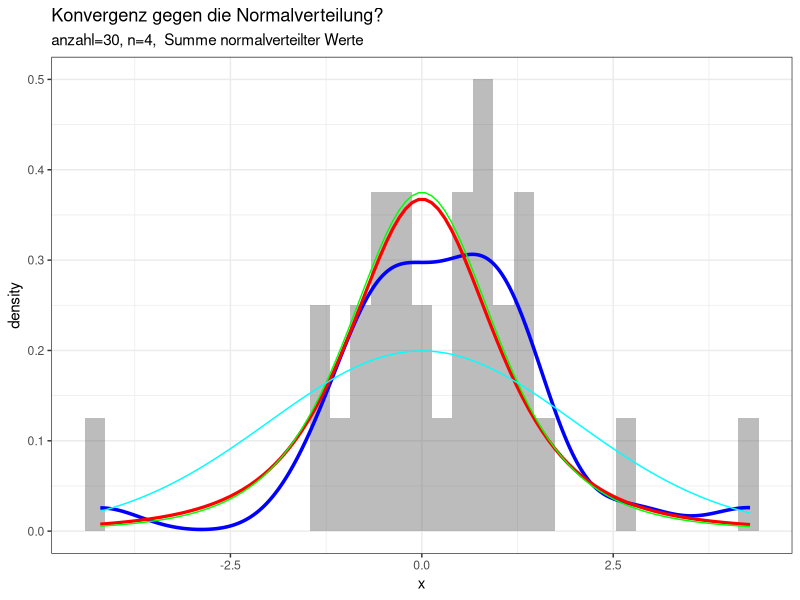

This figure's R source:
# J. Willms, August 2019
# Programmierung für statistische Datenanalyse
#
# Quelltexte: Fallstudie 3: Visualisierung mit ggplot3 (Kapitel 6)
# Ergänzungen

library(ggplot2)
#___________________________________________________________________________
## t-Verteilung mit n-1 Freiheitsgraden: 
## x "normierter" Mittelwert der Summe von iid mit  Mittelwert 0 und unbekannte Varianz
##      Bei der "Normierung" wurde statt der unbekannten Varianz, die durch
#       sd() geschätzte Streuung nutzt
## DANN: mean(x)/sd(x) * sqrt(length(x)) ist t-verteilt mit n-1 Freiheitsgraden

# n: Anzahl der Freiheitsgrade

rnormalMean <- function(n, sd=1) {
  x <- rnorm(n, sd=sd)
  return ( mean(x)/sd(x) * sqrt(length(x)))  
}


zeichne4 <- function(df,xsigma, n){ 
  supStr <- sprintf("anzahl=%d, n=%d,  Summe normalverteilter Werte", length(df$x), as.integer(n)) 
  p <- ggplot(df, aes(x)) +
    geom_histogram(aes(x, stat(density)), binwidth=xsigma/15, alpha=0.4)+
    geom_density(color="blue", size =1.2) +
    labs(title = "Konvergenz gegen die Normalverteilung?", subtitle = supStr) +
    stat_function(fun = dt, args= list(df=n-1), 
                  colour = "red", size = 1.1)+
    stat_function(fun = dt, args= list(df=n), 
                  colour = "green")+
    stat_function(fun = dnorm, args= list(sd=xsigma/sqrt(n)), 
                  colour = "cyan") +
    theme_bw()
  return(p)
}


set.seed(1)
n <- 4
xsigma <- 4  # "unbekannte" Streung
Anzahl <- 30    # gibt an, wie oft sn realisiert werden soll 
s <- replicate(Anzahl, rnormalMean(n, sd=xsigma))
zeichne4(data.frame(x=s), xsigma, n)
 


# mean(s)     # sollte ca. 0 sein  
# var(s) # sollte ca. 1 sein 
